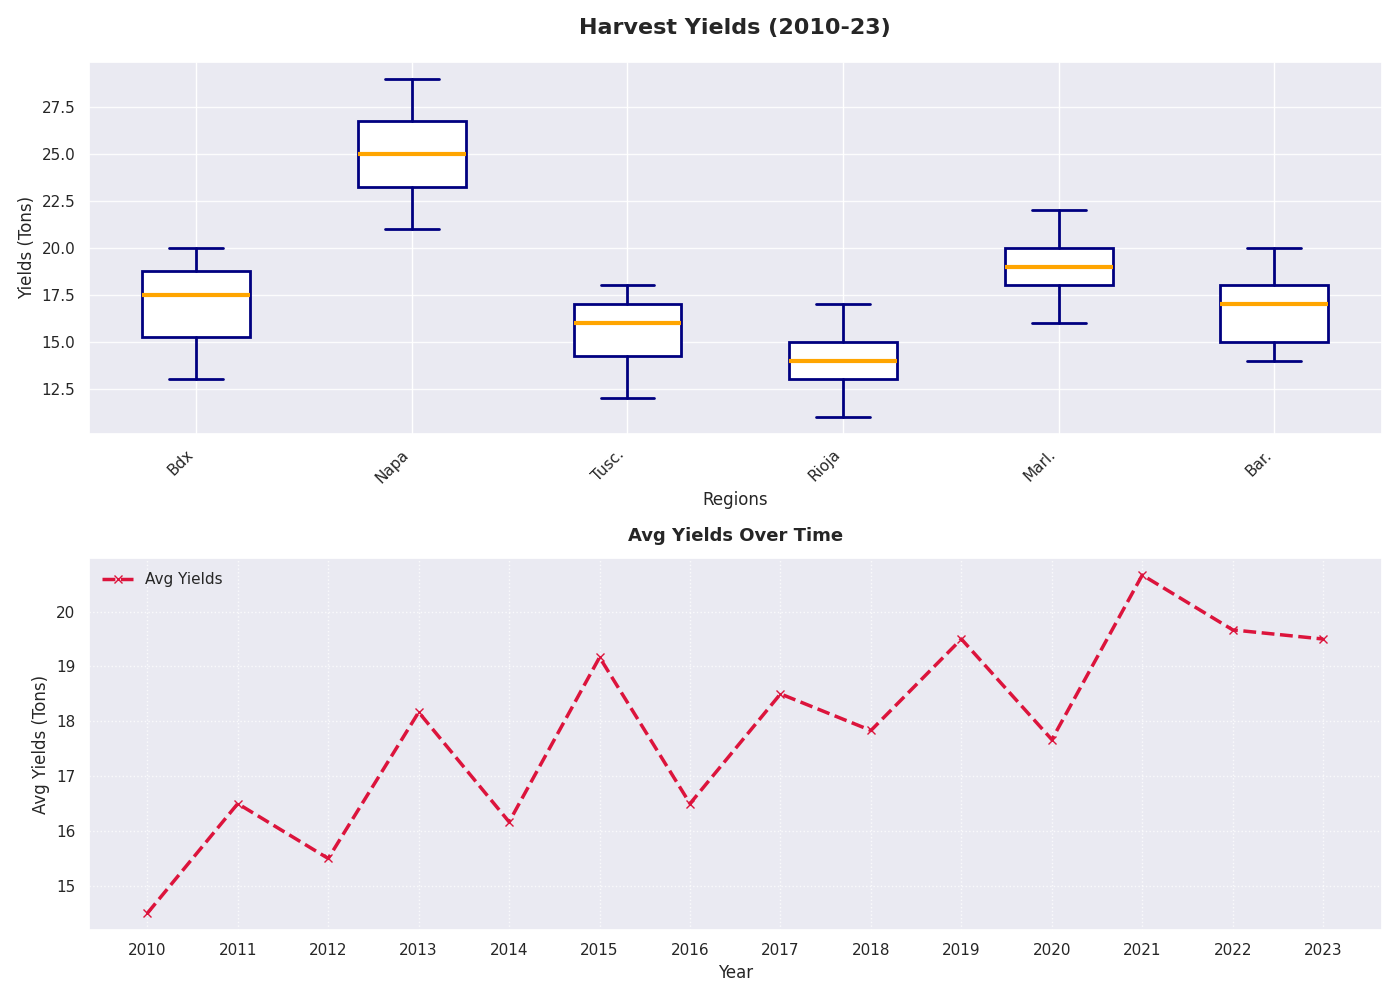

This chart was generated by the following Python code:
import matplotlib.pyplot as plt

bordeaux_yields = [13, 16, 15, 18, 14, 20, 16, 19, 17, 18, 15, 19, 20, 18]
napa_valley_yields = [21, 23, 22, 24, 23, 26, 25, 24, 27, 26, 25, 28, 29, 27]
tuscany_yields = [12, 14, 13, 16, 15, 17, 14, 16, 15, 17, 16, 18, 17, 18]
rioja_yields = [11, 13, 12, 15, 12, 14, 13, 15, 14, 16, 13, 17, 15, 16]
marlborough_yields = [16, 18, 17, 19, 18, 20, 17, 19, 18, 21, 20, 22, 19, 21]
barossa_valley_yields = [14, 15, 14, 17, 15, 18, 14, 18, 16, 19, 17, 20, 18, 17]

yield_data = [
    bordeaux_yields,
    napa_valley_yields,
    tuscany_yields,
    rioja_yields,
    marlborough_yields,
    barossa_valley_yields
]

regions = ['Bdx', 'Napa', 'Tusc.', 'Rioja', 'Marl.', 'Bar.']

colors = ['lightgreen', 'lightcoral', 'lightblue', 'lightyellow', 'lightcyan', 'lightsalmon']

fig, ax = plt.subplots(2, 1, figsize=(14, 10))

ax[0].boxplot(yield_data, patch_artist=True, notch=False, vert=True,
              boxprops=dict(facecolor='white', color='navy', linewidth=2),
              whiskerprops=dict(color='navy', linewidth=2),
              capprops=dict(color='navy', linewidth=2),
              medianprops=dict(color='orange', linewidth=3),
              flierprops=dict(marker='s', color='navy', alpha=0.8))

for patch, color in zip(ax[0].artists, colors):
    patch.set_facecolor(color)

ax[0].set_title('Harvest Yields (2010-23)', fontsize=16, fontweight='bold', pad=20)
ax[0].set_xlabel('Regions', fontsize=12)
ax[0].set_ylabel('Yields (Tons)', fontsize=12)
ax[0].set_xticklabels(regions, rotation=45, ha='right')
ax[0].grid(axis='y', linestyle='-', alpha=0.9)

years = list(range(2010, 2024))
average_yields_per_year = [
    sum(yields) / len(yields) for yields in zip(*yield_data)
]

ax[1].plot(years, average_yields_per_year, marker='x', color='crimson', linestyle='--', linewidth=2.5, label='Avg Yields')
ax[1].set_title('Avg Yields Over Time', fontsize=13, fontweight='bold', pad=12)
ax[1].set_xlabel('Year', fontsize=12)
ax[1].set_ylabel('Avg Yields (Tons)', fontsize=12)
ax[1].set_xticks(years)
ax[1].legend(loc='upper left', frameon=False)
ax[1].grid(linestyle=':', alpha=0.8)

plt.tight_layout()
plt.show()
